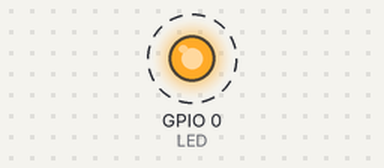
The sketch below on a simulated ESP8266 (NodeMCU). Shown: output pins drawn as LEDs (lit = HIGH). Dashed ring = blinking. WiFi joins after 1.5 s; servers stay silent unless stated; storage starts empty; not simulated (calls return 0 or success): wificred.h; what the sketch prints to the serial monitor is not drawn.

Above: at 2.0 s.
Timing chart, 0 to 6.1 s (numbered marks = the images above):
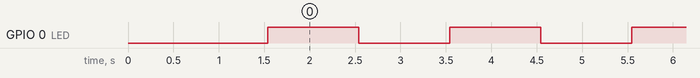

Measured:
- by itself, GPIO 0 (LED): alternates HIGH for 1.0 s and LOW for 1.0 s

The sketch:

app.ino
```cpp
#include <ESP8266WiFi.h>
#include <ESP8266mDNS.h>
#include <WiFiUdp.h>
#include <ArduinoOTA.h>
#include <ESP8266WebServer.h>
#include <SD.h>

#include "wificred.h"

/* what's in wificred.h
const char* ssid = ".....";
const char* password = ".....";
*/

uint32_t timeout;

#define LED 0

#define HOSTNAME "solohm-mm-"
#define BROADCASTINTERVAL 1000

WiFiUDP udp;
unsigned int port = 12345;
IPAddress broadcastIp;

ESP8266WebServer server(80);

Sd2Card card;
const int chipSelect = 5;

void printDirectory(File dir, int numTabs) {
  while (true) {

    File entry =  dir.openNextFile();
    if (! entry) {
      // no more files
      break;
    }
    for (uint8_t i = 0; i < numTabs; i++) {
      Serial.print(" ");
    }
    Serial.print(entry.name());
    if (entry.isDirectory()) {
      Serial.println("/");
      printDirectory(entry, numTabs + 1);
    } else {
      // files have sizes, directories do not
      Serial.print("  ");
      Serial.println(entry.size(), DEC);
    }
    entry.close();
  }
}

void broadcast(char * message) {
  udp.beginPacketMulticast(broadcastIp, port, WiFi.localIP());
  udp.write(message);
  udp.endPacket();
}

void handleRoot() {
  String html("<head><meta http-equiv='refresh' content='5'></head><body>You are connected</><br><b>");
  html.concat(millis());
  html.concat("</b><form action='reset'><input type='submit' value='Reset'></form></body>");
  server.send(200, "text/html", html.c_str());
}

void handleReset() {
  server.send(200, "text/html", "<b>Reseting</b>");
  ESP.reset();
}


void broadcastStatus() {
  String message("{\"nodeid\":");

  message.concat("\"");
  message.concat(HOSTNAME);
  message.concat(String(ESP.getChipId(),HEX));
  message.concat("\"");
  message.concat(",\"uptime\":");
  message.concat(millis());
  message.concat(",\"class\":\"");
  message.concat(MAIN_NAME);
  message.concat("\",\"ipaddress\":\"");
  message.concat(WiFi.localIP().toString());
  message.concat("\"}");


  broadcast((char *)message.c_str());

  Serial.println(message);
}
void setup() {
  File root;

  pinMode(LED, OUTPUT);

  Serial.begin(115200);
  Serial.print("\n\n");
  Serial.print(MAIN_NAME);
  Serial.println(" setup");

  Serial.println("setting mode WIFI_STA");
  WiFi.mode(WIFI_STA);

  WiFi.begin(ssid, password);
  Serial.print("connecting to ");
  Serial.print(ssid);
  Serial.print(" ");
  Serial.println(password);

  while (WiFi.waitForConnectResult() != WL_CONNECTED) {
    delay(500);
    Serial.print(".");
  }
  Serial.println("connected");

  // Port defaults to 8266
  // ArduinoOTA.setPort(8266);

  String hostname(HOSTNAME);
  hostname += String(ESP.getChipId(), HEX);
  ArduinoOTA.setHostname((const char *)hostname.c_str());
  // WiFi.softAP((const char *)hostname.c_str());

  // No authentication by default
  // ArduinoOTA.setPassword((const char *)"123");

  ArduinoOTA.onStart([]() {
    Serial.println("arduinoOTA start");
    digitalWrite(LED, HIGH);
  });
  ArduinoOTA.onEnd([]() {
    Serial.println("\arduinoOTA end");
    digitalWrite(LED, HIGH);
  });
  ArduinoOTA.onProgress([](unsigned int progress, unsigned int total) {
    Serial.printf("Progress: %u%%\r", (progress / (total / 100)));
    digitalWrite(LED, !digitalRead(LED));

  });
  ArduinoOTA.onError([](ota_error_t error) {
    Serial.printf("Error[%u]: ", error);
    if (error == OTA_AUTH_ERROR) Serial.println("Auth Failed");
    else if (error == OTA_BEGIN_ERROR) Serial.println("Begin Failed");
    else if (error == OTA_CONNECT_ERROR) Serial.println("Connect Failed");
    else if (error == OTA_RECEIVE_ERROR) Serial.println("Receive Failed");
    else if (error == OTA_END_ERROR) Serial.println("End Failed");
  });

  ArduinoOTA.begin();

  Serial.print("IP address ");
  Serial.print(WiFi.localIP());
  Serial.print(" ");
  Serial.print(hostname);
  Serial.println(".local");

  broadcastIp = ~WiFi.subnetMask() | WiFi.gatewayIP();
  Serial.print("broadcast address: ");
  Serial.println(broadcastIp);

  udp.begin(WiFi.localIP());

  server.on("/", handleRoot);
  server.on("/reset", handleReset);

  server.begin();
  Serial.println("HTTP server started");

  if (SD.begin(chipSelect)){
  //if (!card.init(SPI_HALF_SPEED, chipSelect)) {
     Serial.println("SD Card initialized.");
  } else {
     Serial.println("SD Card failed.");
  }

  root = SD.open("/");
  printDirectory(root, 0);

  File dataFile = SD.open("AUTORUN.INF");
  // if the file is available, write to it:
  if (dataFile) {
    while (dataFile.available()) {
      Serial.write(dataFile.read()&0x7F);
    }
    dataFile.close();
  }

  Serial.printf("sd type    : %d\n", SD.type());
  Serial.printf("sd fat type: %d\n", SD.fatType());
  Serial.printf("sd size    : %ld\n", SD.size());


}

void loop() {
  ArduinoOTA.handle();
  yield();
  server.handleClient();
  if (millis() > timeout) {
    digitalWrite(LED, !digitalRead(LED));
    timeout = millis() + BROADCASTINTERVAL;
    broadcastStatus();
  }

}
```
